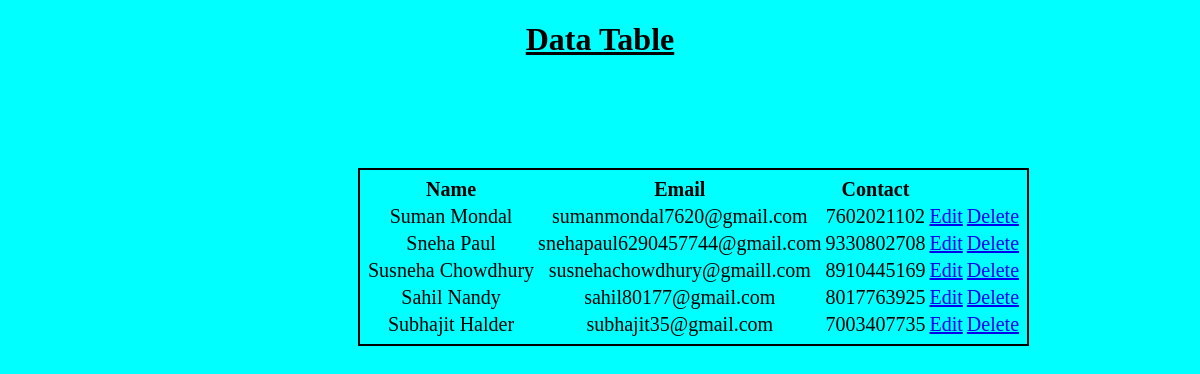
The page /show on the database its author committed.
### myapp/models.py (models this page shows)
class Details(models.Model):
    name=models.CharField(max_length=20)
    email=models.TextField()
    contact=models.IntegerField()
    class Meta:
        db_table="studentdb"

### myapp/views.py (the view)
# urls.py: path('show',views.retrieve, name="Display"),
def retrieve(request):
    details=Details.objects.all()
    return render(request,'Showdata.html',{'details_key':details})

### myapp/templates/showdata.html (shortened to what this page needs)
<!DOCTYPE html>
<html lang="en">
<head>
</head>
<body>
    <h1><u>Data Table</u></h1>
    <div class="container">
        <table>
            <tbody>
                <thead>
                    <tr>
                        <th>Name</th>
                        <th>Email</th>
                        <th>Contact</th>
                    </tr>
                </thead>
                <tbody>
                    {% for i in details_key %}
                    <tr>
                        <td>{{i.name}}</td>
                        <td>{{i.email}}</td>
                        <td>{{i.contact}}</td>
                        <td><a href="/edit/{{i.id}}">Edit</a></td>
                        <td><a href="/delete/{{i.id}}">Delete</a></td>
                    </tr>
                {% endfor %}
            </tbody>
        </table>
    </div>
</body>
</html>

### myapp/templates/showdata.html (style rules this page uses)
* { background-color: aqua; text-align: center; }
table { align-items: center; font-size: 20px; border: 2px solid black; column-width: 20px; margin-left: 350px; margin-top: 110px; padding: 5px; }
thead { padding: 10px; }
tbody { padding: 10px; }

### rows shown on the page
Details: name "Suman Mondal", email "sumanmondal7620@gmail.com", contact "7602021102"
Details: name "Sneha Paul", email "snehapaul6290457744@gmail.com", contact "9330802708"
Details: name "Susneha Chowdhury", email "susnehachowdhury@gmaill.com", contact "8910445169"
Details: name "Sahil Nandy", email "sahil80177@gmail.com", contact "8017763925"
Details: name "Subhajit Halder", email "subhajit35@gmail.com", contact "7003407735"
